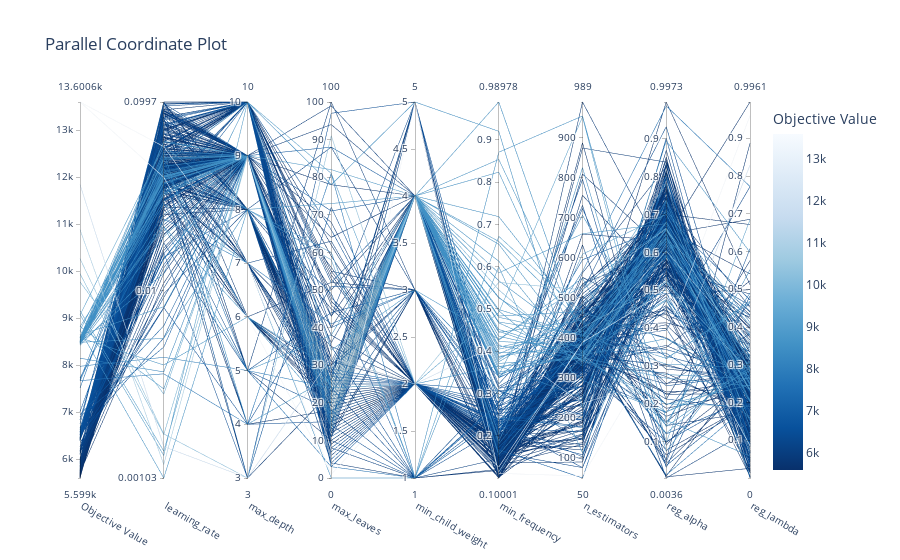

Here is the notebook cell this chart was saved with:
### Code cell
plot_parallel_coordinate(study)

### Figure 1 — Plotly figure (JSON) as saved in the notebook; plotly's stock layout.template omitted (floating-point values rounded to 4 significant figures; data arrays with more than 128 entries replaced by an {"elided": "..."} marker saying what was removed)
{"data": [{"dimensions": [{"label": "Objective Value", "range": [5599.0, 13600.0], "values": {"elided": "404 float values"}}, {"label": "learning_rate", "range": [-2.989, -1.001], "ticktext": ["0.00103", "0.01", "0.0997"], "tickvals": [-2.989, -2, -1.001], "values": {"elided": "404 float values"}}, {"label": "max_depth", "range": [3, 10], "values": {"elided": "404 int values"}}, {"label": "max_leaves", "range": [0, 100], "values": {"elided": "404 int values"}}, {"label": "min_child_weight", "range": [1, 5], "values": {"elided": "404 int values"}}, {"label": "min_frequency", "range": [0.1, 0.9898], "values": {"elided": "404 float values"}}, {"label": "n_estimators", "range": [50, 989], "values": {"elided": "404 int values"}}, {"label": "reg_alpha", "range": [0.00357, 0.9973], "values": {"elided": "404 float values"}}, {"label": "reg_lambda", "range": [4.402e-06, 0.9961], "values": {"elided": "404 float values"}}], "labelangle": 30, "labelside": "bottom", "line": {"color": {"elided": "404 float values"}, "colorbar": {"title": {"text": "Objective Value"}}, "colorscale": [[0, "rgb(247,251,255)"], [0.125, "rgb(222,235,247)"], [0.25, "rgb(198,219,239)"], [0.375, "rgb(158,202,225)"], [0.5, "rgb(107,174,214)"], [0.625, "rgb(66,146,198)"], [0.75, "rgb(33,113,181)"], [0.875, "rgb(8,81,156)"], [1, "rgb(8,48,107)"]], "reversescale": true, "showscale": true}, "type": "parcoords"}], "layout": {"title": {"text": "Parallel Coordinate Plot"}}}
